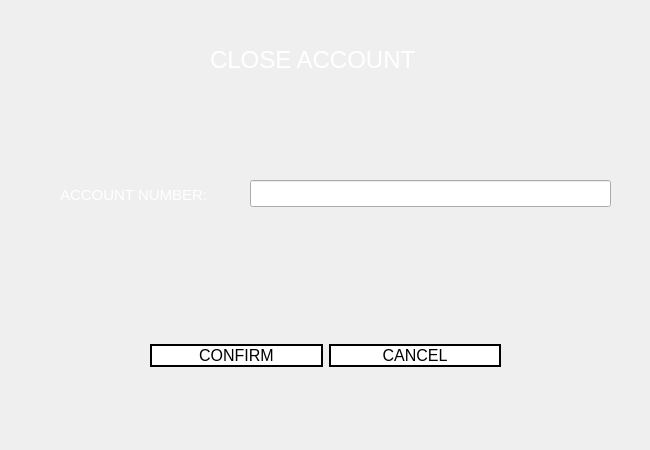
<?xml version="1.0" encoding="UTF-8"?>
<ui version="4.0">
 <class>admin_close</class>
 <widget class="QWidget" name="admin_close">
  <property name="geometry">
   <rect>
    <x>0</x>
    <y>0</y>
    <width>650</width>
    <height>450</height>
   </rect>
  </property>
  <property name="minimumSize">
   <size>
    <width>650</width>
    <height>450</height>
   </size>
  </property>
  <property name="maximumSize">
   <size>
    <width>650</width>
    <height>450</height>
   </size>
  </property>
  <property name="windowTitle">
   <string>Close Account</string>
  </property>
  <property name="windowIcon">
   <iconset>
    <normaloff>icon.png</normaloff>icon.png</iconset>
  </property>
  <property name="styleSheet">
   <string notr="true">QWidget#admin_close{
border-image: url(:images/gradient.png);
}

QPushButton{
background: transparent;
background-color: white;
border: 2px solid black;
}

QPushButton:hover{
background-color: rgb(30, 30, 30);
color: white;
}

QPushButton:pressed
{
font: bold;
}

</string>
  </property>
  <widget class="QLabel" name="label">
   <property name="geometry">
    <rect>
     <x>210</x>
     <y>30</y>
     <width>251</width>
     <height>61</height>
    </rect>
   </property>
   <property name="font">
    <font>
     <pointsize>18</pointsize>
     <weight>50</weight>
     <bold>false</bold>
    </font>
   </property>
   <property name="text">
    <string>&lt;html&gt;&lt;head/&gt;&lt;body&gt;&lt;p&gt;&lt;span style=&quot; color:#ffffff;&quot;&gt;CLOSE ACCOUNT&lt;/span&gt;&lt;/p&gt;&lt;/body&gt;&lt;/html&gt;</string>
   </property>
  </widget>
  <widget class="QWidget" name="horizontalLayoutWidget">
   <property name="geometry">
    <rect>
     <x>150</x>
     <y>310</y>
     <width>351</width>
     <height>91</height>
    </rect>
   </property>
   <layout class="QHBoxLayout" name="horizontalLayout">
    <item>
     <widget class="QPushButton" name="sys_delete">
      <property name="font">
       <font>
        <pointsize>12</pointsize>
       </font>
      </property>
      <property name="cursor">
       <cursorShape>PointingHandCursor</cursorShape>
      </property>
      <property name="text">
       <string>CONFIRM</string>
      </property>
     </widget>
    </item>
    <item>
     <widget class="QPushButton" name="sys_cancel">
      <property name="font">
       <font>
        <pointsize>12</pointsize>
       </font>
      </property>
      <property name="cursor">
       <cursorShape>PointingHandCursor</cursorShape>
      </property>
      <property name="text">
       <string>CANCEL</string>
      </property>
     </widget>
    </item>
   </layout>
  </widget>
  <widget class="QLabel" name="label_4">
   <property name="geometry">
    <rect>
     <x>60</x>
     <y>180</y>
     <width>163</width>
     <height>31</height>
    </rect>
   </property>
   <property name="font">
    <font>
     <pointsize>11</pointsize>
    </font>
   </property>
   <property name="text">
    <string>&lt;html&gt;&lt;head/&gt;&lt;body&gt;&lt;p&gt;&lt;span style=&quot; color:#ffffff;&quot;&gt;ACCOUNT NUMBER:&lt;/span&gt;&lt;/p&gt;&lt;/body&gt;&lt;/html&gt;</string>
   </property>
  </widget>
  <widget class="QLineEdit" name="sys_an">
   <property name="geometry">
    <rect>
     <x>250</x>
     <y>180</y>
     <width>361</width>
     <height>27</height>
    </rect>
   </property>
   <property name="font">
    <font>
     <pointsize>10</pointsize>
    </font>
   </property>
   <property name="inputMask">
    <string>999999999999</string>
   </property>
   <property name="text">
    <string/>
   </property>
   <property name="maxLength">
    <number>12</number>
   </property>
  </widget>
  <widget class="QLabel" name="label_2">
   <property name="geometry">
    <rect>
     <x>0</x>
     <y>0</y>
     <width>650</width>
     <height>450</height>
    </rect>
   </property>
   <property name="styleSheet">
    <string notr="true">border-image: url(:/images/adbg.png);</string>
   </property>
   <property name="text">
    <string/>
   </property>
  </widget>
  <zorder>label_2</zorder>
  <zorder>label</zorder>
  <zorder>horizontalLayoutWidget</zorder>
  <zorder>label_4</zorder>
  <zorder>sys_an</zorder>
 </widget>
 <resources>
  <include location="resource.qrc"/>
 </resources>
 <connections/>
</ui>
